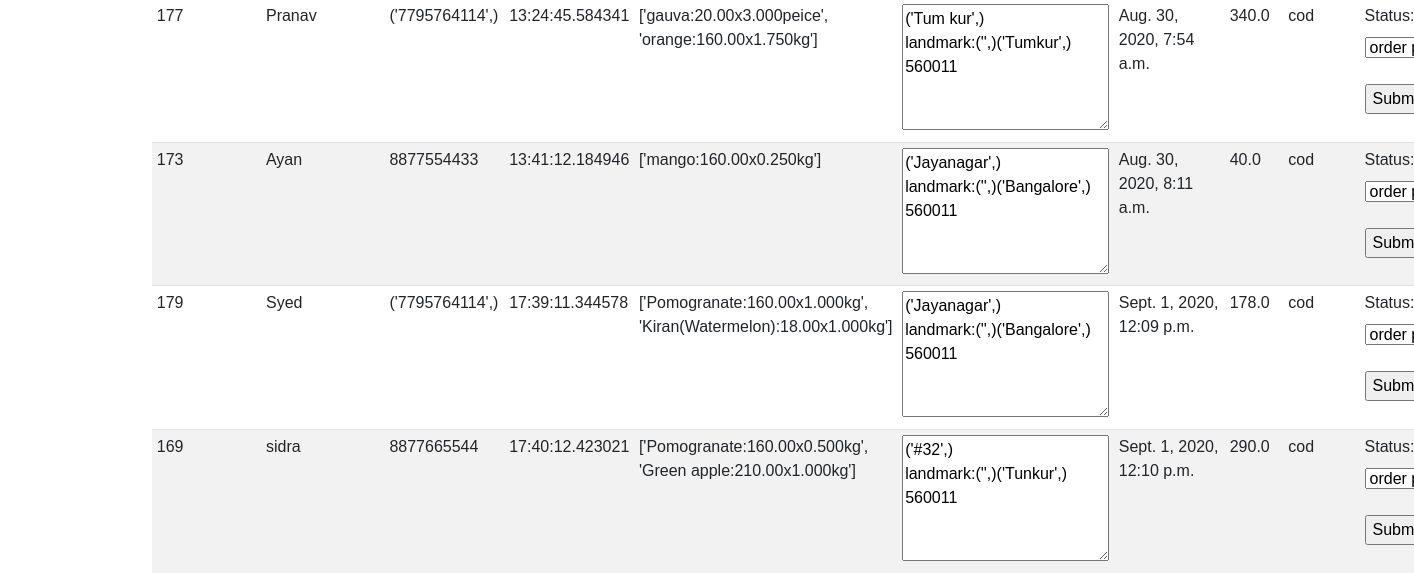
The page /managerdash (signed in, lower part) on the database as committed earlier.
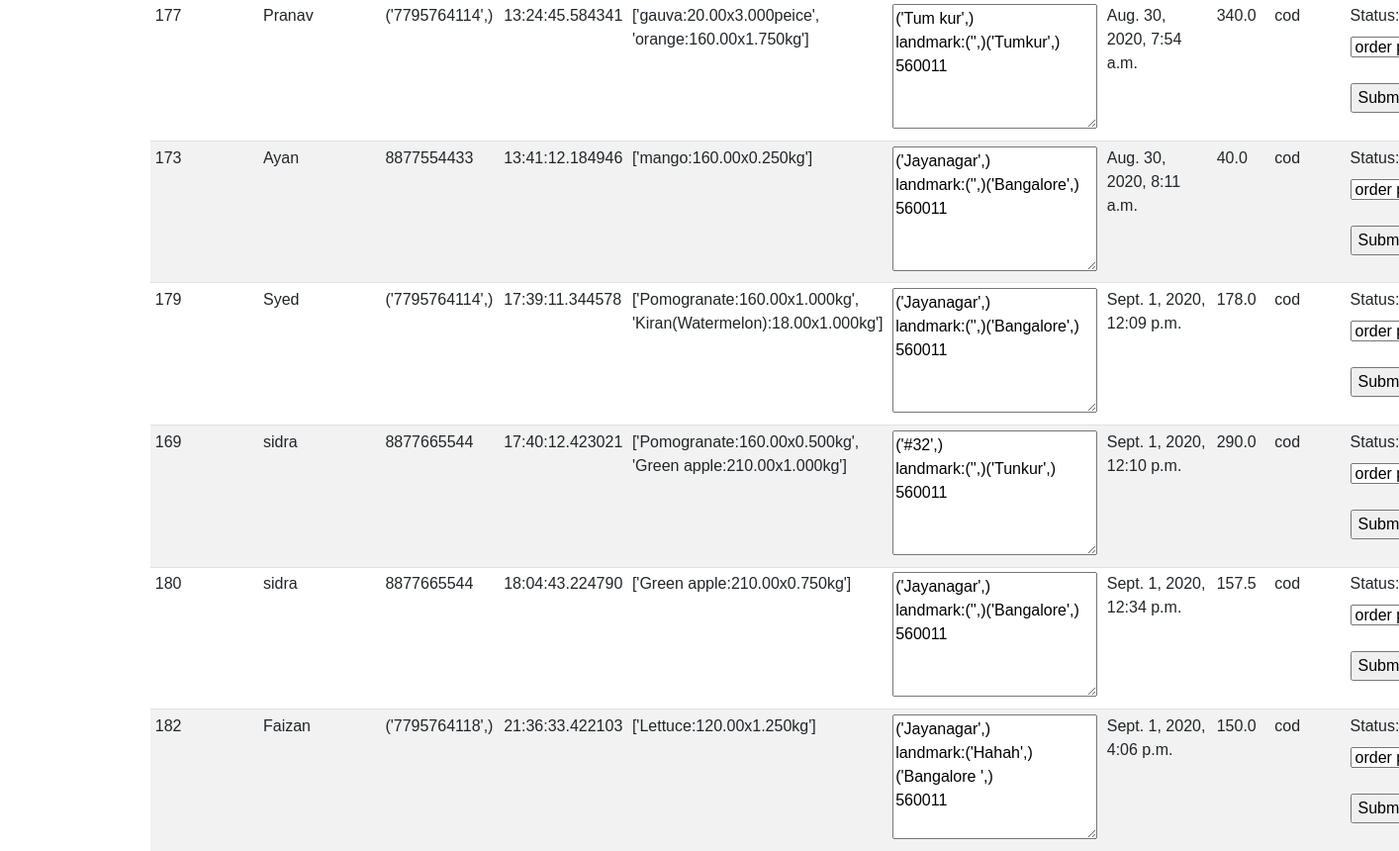
The same page on the database as committed later.
### atoz_store/models.py (models this page shows, shortened)
class manager(models.Model):
    Orderm=models.ForeignKey(Order,on_delete=models.SET_NULL,blank=True,null=True)
    namem=models.CharField(max_length=400,null=True)
    phonem=models.CharField(max_length=400,null=True)
    trans_id = models.CharField(max_length=400,null=True)
    productm = models.CharField(max_length=400,null=True)
    quantitym=models.CharField(max_length=400,null=True)
    adressm=models.CharField(max_length=400,null=True)
    date = models.DateTimeField(auto_now_add=True)
    totalm = models.CharField(max_length=400,null=True)
    payment = models.CharField(max_length=10,null=True)

class Order(models.Model):
    status = (
        ("op","order processing"),
        ("od","out for delivery"),
        ("d","delivered"),
         )
    customer = models.ForeignKey(Customer,on_delete=models.SET_NULL,blank=True,null=True)
    status = models.CharField(max_length=40,choices=status,null=True,default="null")
    date_ordered = models.DateTimeField(auto_now_add=True,null=True)
    mark = models.IntegerField(default=1)
    complete = models.BooleanField(default=True,null=True,blank=False)
    transaction_id = models.CharField(max_length=128,null=True)
    def __str__(self):
        return str(self.id)

### manager/views.py (the view, shortened to what this page needs)
# urls.py: path("managerdash",views.managerdash,name="managerdash"),
def managerdash(request):
    user = request.user
    if user is not None and user.is_superuser:
        managerda = list(manager.objects.all())
        orderss= Order.objects.all()
        orders = list(Order.objects.all())
        customers = list(Customer.objects.all())
        context = {'customers':customers,'orders':orders,'managerda':managerda}
        return render(request,'atoz_store/manager.html',context)
    else:
        return render(request,'atoz_store/managelogin.html')

### atoz_store/Templates/atoz_store/manager.html (shortened to what this page needs)
{% extends 'atoz_store/main.html' %}
{% load static %}
{% block content %}
<br>
<br>
<table  class="table table-striped table-sm">
    <tbody>
      {% for mdr in managerda %}
      <tr>
        <td>{{mdr.Orderm.id}}</td>
        <td>{{mdr.namem}}</td>
        <td>{{mdr.phonem}}</td>
        <td>{{mdr.trans_id}}</td>
        <td>{{mdr.productm}}</td>
        <td><textarea name="" id="" cols="20" rows="5">{{mdr.adressm}}</textarea></td>
        <td>{{mdr.date}}</td>
        <td>{{mdr.totalm}}</td>
        <td>{{mdr.payment}}</td>
        <td><form  id={{mdr.Orderm}} method="POST" action="managerdash">
          <label  for="status">Status:</label>
          <select  name="status" id="status">
            <option  value={"ordno":"{{mdr.Orderm}}","status":"op"}>order processing</option>
          </select>
          <br><br>
          <input data-ord={{mdr.Orderm}}  class="setstatus" type="submit" value="Submit">
        </form></td>
      </tr>
      {% endfor %}
    </tbody>
  </table>
{% endblock content%}

### atoz_store/Templates/atoz_store/main.html (shortened to what this page needs)
<!DOCTYPE html>
<html lang="en">
<head>
  {% load static %}
    <link rel="stylesheet" href="https://stackpath.bootstrapcdn.com/bootstrap/4.5.0/css/bootstrap.min.css">
    <link rel="stylesheet" href="{% static 'css/main.css' %}">
</head>
<body>
   <div class="container">
       <br>
       {% block content%}
       {% endblock content%}
   </div>
</body>
</html>

### atoz_store/static/css/main.css (style rules this page uses)
html, body { height: 100%; background-color:white; font-family: 'Ubuntu', sans-serif; }

Rows that differ between the two databases and show on the page:
added manager: Orderm.id "180", namem "sidra", phonem "8877665544", trans_id "18:04:43.224790", productm "['Green apple:210.00x0.750kg']", adressm "('Jayanagar',) landmark:('',)('Bangalore',) 560011", date "Sept. 1, 2020, 12:34 p.m.", totalm "157.5", payment "cod"
added manager: Orderm.id "182", namem "Faizan", phonem "('7795764118',)", trans_id "21:36:33.422103", productm "['Lettuce:120.00x1.250kg']", adressm "('Jayanagar',) landmark:('Hahah',)('Bangalore ',) 560011", date "Sept. 1, 2020, 4:06 p.m.", totalm "150.0", payment "cod"
